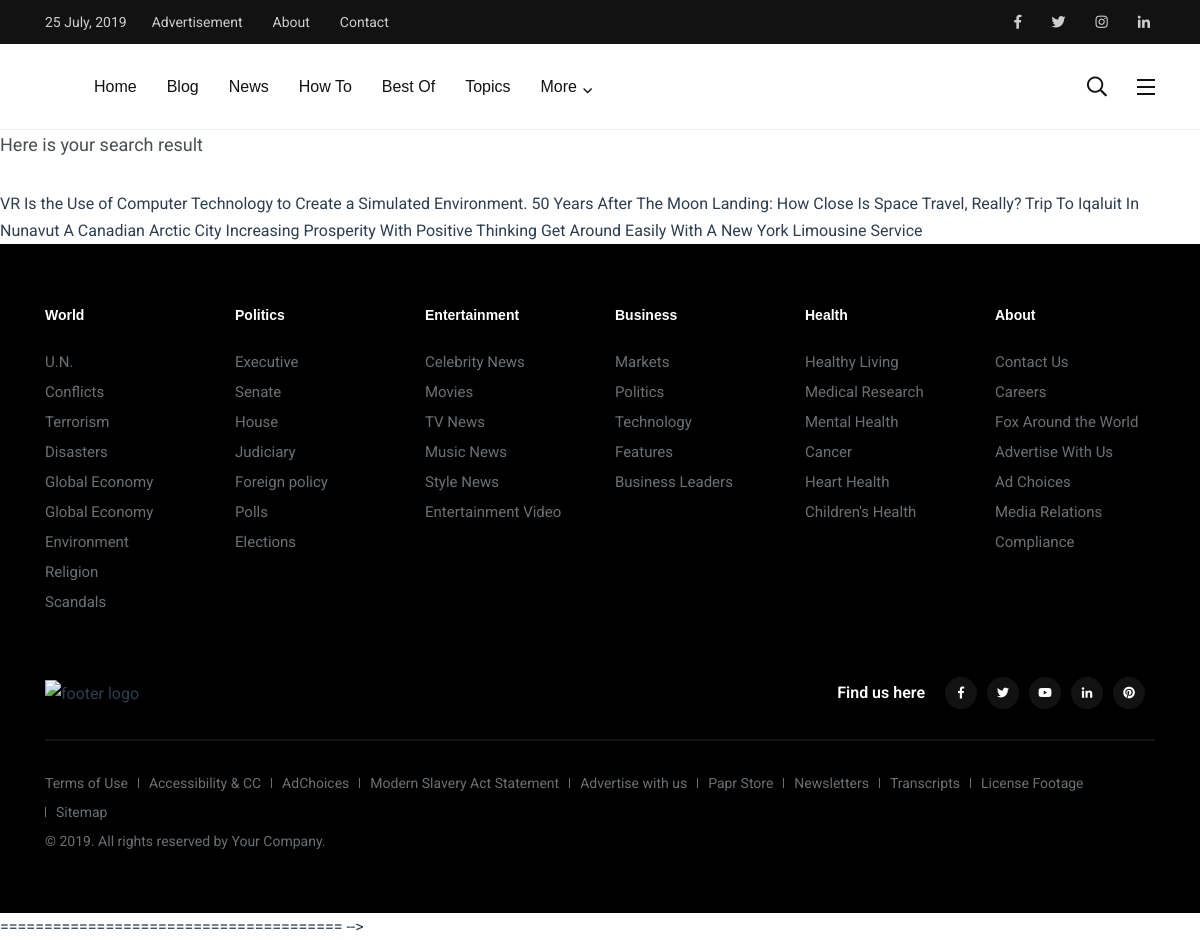
Screenshot of /search with the database file from the repository.
### Home/models.py (models this page shows, shortened)
class Post(models.Model):
    title =  models.CharField(max_length=100)
    overview = models.TextField(null=True)
    timestamp =  models.DateTimeField(auto_now_add=True)
    views_count = models.IntegerField(default=0)
    share_count = models.IntegerField(default=0)
    author = models.ForeignKey(Author, on_delete=models.CASCADE)
    thumbnail = models.ImageField()
    categories = models.ManyToManyField(Category)
    featured = models.BooleanField()
    def get_absolute_url(self):
        return reverse('post', kwargs={
            'id': self.id
        })

### Home/views.py (the view)
# urls.py: path('search', views.search, name='search'),
def search(request):
    queryset = Post.objects.all()
    query = request.GET.get('q')
    if query:
        queryset = queryset.filter(
            Q(title__icontains=query) |
            Q(overview__icontains=query)
        ).distinct()
    context = {
        'queryset': queryset
    }
    return render(request, 'Home/search_result.html', context)

### Home/templates/Home/search_result.html (shortened to what this page needs)
{% extends 'Home/base.html' %}
{% load static %}
{% block maincontent %}
<p>Here is your search result</p>
{% for post in queryset %}
<a href="{{ post.get_absolute_url }}">{{ post.title }}</a>
{% endfor %}
{% endblock maincontent %}

### Home/static/Home/css/pagination.css (style rules this page uses)
body { color: #2c3e50; font-family: 'Roboto', sans-serif; font-weight: 400; }

### rows the page displays
Post: title "VR Is the Use of Computer Technology to Create a Simulated Environment."
Post: title "50 Years After The Moon Landing: How Close Is Space Travel, Really?"
Post: title "Trip To Iqaluit In Nunavut A Canadian Arctic City"
Post: title "Increasing Prosperity With Positive Thinking"
Post: title "Get Around Easily With A New York Limousine Service"
